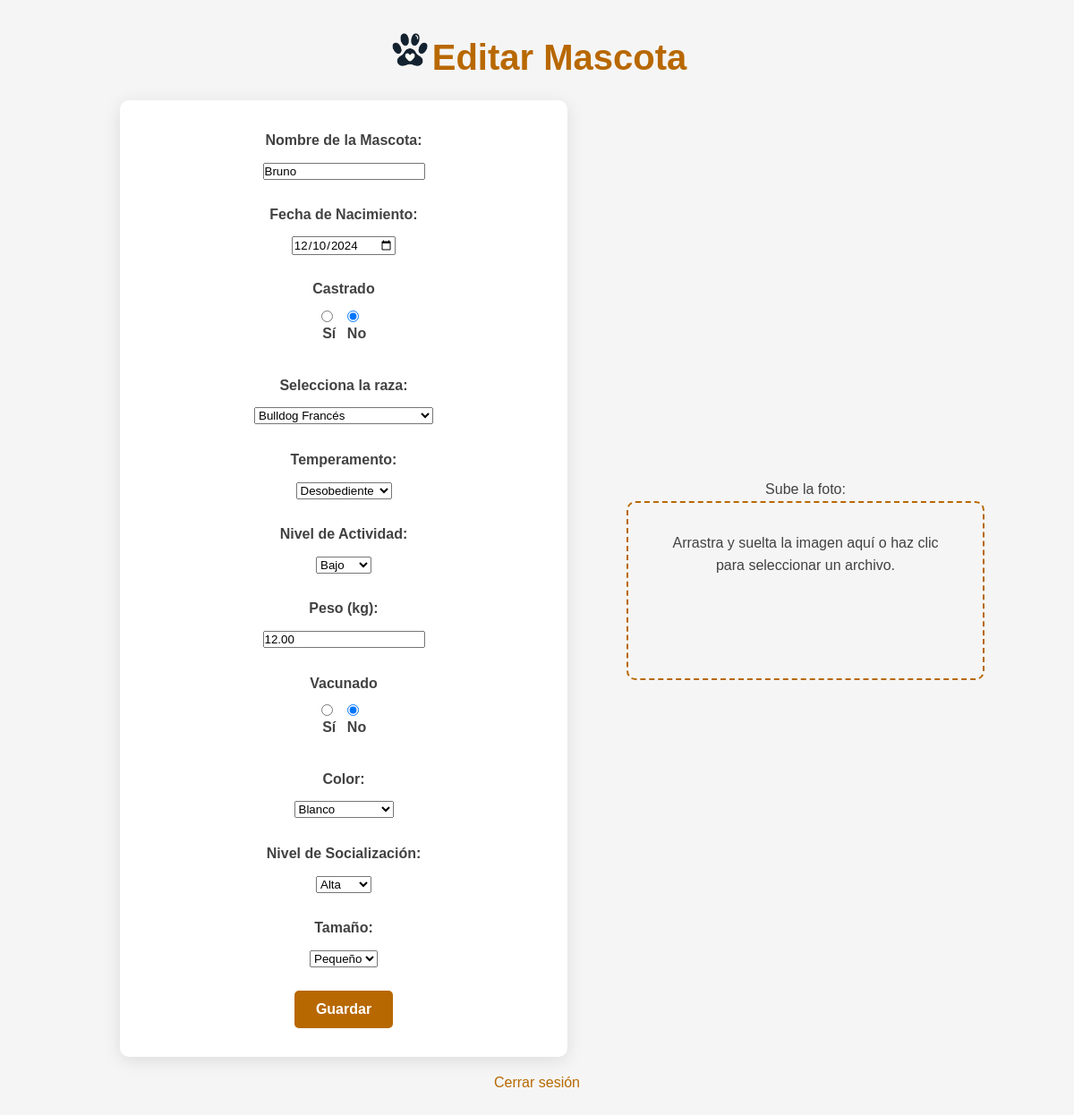
The app's page /usuarios/editar_mascota/9/ (signed in) with its own data.
### mascotas/models.py (models this page shows, shortened)
class Mascota(models.Model):
    id = models.AutoField(primary_key=True)
    nombre = models.CharField(max_length=100)
    fecha_nacimiento = models.DateField(blank=True, null=True)
    foto = models.ImageField(upload_to='mascotas/', blank=True, null=True)
    foto_valida = models.BooleanField(default = False) # Per dogs_cats_detection.
    dueño = models.ForeignKey('usuarios.UserProfile', on_delete=models.CASCADE, related_name="mascotas_datos")
    raza = models.CharField(max_length=100, blank=True, null=True)
    tamaño = models.CharField(max_length=50, choices=[('Pequeño', 'Pequeño'), ('Mediano', 'Mediano'), ('Grande', 'Grande')], blank=True, null=True)
    color = models.CharField(max_length=50, choices=[('Negro', 'Negro'), ('Blanco', 'Blanco'), ('Gris', 'Gris'), ('Marrón', 'Marrón'), ('Amarillo', 'Amarillo'), ('Naranja', 'Naranja'), ('Beige', 'Beige'), ('Rojo', 'Rojo'), ('Azul', 'Azul'), ('Verde', 'Verde'), ('Pardo', 'Pardo'), ('Dorado', 'Dorado'), ('Plata', 'Plata'), ('Morado', 'Morado'), ('Rosado', 'Rosado'), ('Café', 'Café'), ('Celeste', 'Celeste'), ('Blanco y negro', 'Blanco y negro'), ('Tricolor', 'Tricolor'), ('Atigrado', 'Atigrado')], blank=True, null=True)
    temperamento = models.CharField(max_length=50, choices=[('Activo', 'Activo'), ('Juguetón', 'Juguetón'), ('Tranquilo', 'Tranquilo'), ('Independiente', 'Independiente'), ('Sociable', 'Sociable'), ('Cariñoso', 'Cariñoso'), ('Protector', 'Protector'), ('Cauteloso', 'Cauteloso'), ('Tímido', 'Tímido'), ('Agresivo', 'Agresivo'), ('Dominante', 'Dominante'), ('Curioso', 'Curioso'), ('Desobediente', 'Desobediente'), ('Obediente', 'Obediente'), ('Amigable', 'Amigable')], blank=True, null=True)
    nivel_actividad = models.CharField(max_length=50, choices=[('Bajo', 'Bajo'), ('Medio', 'Medio'), ('Alto', 'Alto')], blank=True, null=True)
    peso = models.DecimalField(max_digits=5, decimal_places=2, blank=True, null=True)
    nivel_socializacion = models.CharField(max_length=50, choices=[('Alta', 'Alta'), ('Media', 'Media'), ('Baja', 'Baja')], blank=True, null=True)
    vacunado = models.BooleanField(default=False)
    castrado = models.BooleanField(default=False)  # Este campo indica si la mascota está castrada
    RAZAS_OPCIONES = [
    ('Airedale Terrier', 'Airedale Terrier'),
    ('Akita Inu', 'Akita Inu'),
    ('Alaskan Malamute', 'Alaskan Malamute'),
    ('American Bully', 'American Bully'),
    ('American Pit Bull Terrier', 'American Pit Bull Terrier'),
    ('American Staffordshire Terrier', 'American Staffordshire Terrier'),
    ('Australian Cattle Dog', 'Australian Cattle Dog'),
    ('Australian Shepherd', 'Australian Shepherd'),
    ('Basset Hound', 'Basset Hound'),
    ('Beagle', 'Beagle'),
    ('Belgian Malinois', 'Belgian Malinois'),
    ('Bernese Mountain Dog', 'Bernese Mountain Dog'),
    ('Bichón Frisé', 'Bichón Frisé'),
    ('Bloodhound', 'Bloodhound'),
    ('Border Collie', 'Border Collie'),
    ('Boston Terrier', 'Boston Terrier'),
    ('Boxer', 'Boxer'),
    ('Bulldog Francés', 'Bulldog Francés'),
    ('Bulldog Inglés', 'Bulldog Inglés'),
    ('Bullmastiff', 'Bullmastiff'),
    ('Cane Corso', 'Cane Corso'),
    ('Caniche (Poodle)', 'Caniche (Poodle)'),
    ('Cavalier King Charles Spaniel', 'Cavalier King Charles Spaniel'),
    ('Chihuahua', 'Chihuahua'),
    ('Chow Chow', 'Chow Chow'),
    ('Cocker Spaniel', 'Cocker Spaniel'),
    ('Collie', 'Collie'),
    ('Dálmata', 'Dálmata'),
    ('Dóberman', 'Dóberman'),
    ('Dogo Argentino', 'Dogo Argentino'),
    ('Dogo de Burdeos', 'Dogo de Burdeos'),
    ('Galgo Español', 'Galgo Español'),
    ('Golden Retriever', 'Golden Retriever'),
    ('Gran Danés', 'Gran Danés'),
    ('Husky Siberiano', 'Husky Siberiano'),
    ('Jack Russell Terrier', 'Jack Russell Terrier'),
    ('Labrador Retriever', 'Labrador Retriever'),
    ('Maltés', 'Maltés'),
    ('Mastín Español', 'Mastín Español'),
    ('Mastín Napolitano', 'Mastín Napolitano'),
    ('Pastor Alemán', 'Pastor Alemán'),
    ('Pastor Australiano', 'Pastor Australiano'),
    ('Pekinés', 'Pekinés'),
    ('Pembroke Welsh Corgi', 'Pembroke Welsh Corgi'),
    ('Pinscher Miniatura', 'Pinscher Miniatura'),
    ('Pit Bull Terrier', 'Pit Bull Terrier'),
    ('Pomerania', 'Pomerania'),
    ('Pug', 'Pug'),
    ('Rottweiler', 'Rottweiler'),
    ('Samoyedo', 'Samoyedo'),
    ('San Bernardo', 'San Bernardo'),
    ('Scottish Terrier', 'Scottish Terrier'),
    ('Setter Irlandés', 'Setter Irlandés'),
    ('Shiba Inu', 'Shiba Inu'),
    ('Shih Tzu', 'Shih Tzu'),
    ('Schnauzer', 'Schnauzer'),
    ('Staffordshire Bull Terrier', 'Staffordshire Bull Terrier'),
    ('Teckel (Dachshund)', 'Teckel (Dachshund)'),
    ('Terranova', 'Terranova'),
    ('Weimaraner', 'Weimaraner'),
    ('West Highland White Terrier', 'West Highland White Terrier'),
    ('Whippet', 'Whippet'),
    ('Yorkshire Terrier', 'Yorkshire Terrier'),
    ('Mestizo', 'Mestizo'),# Opción genérica
    ]
    raza = models.CharField(
        max_length=50,
        choices=RAZAS_OPCIONES,
        blank=False,
        null=False,
    )

### usuarios/views.py (the view)
# urls.py: path('editar_mascota/<int:mascota_id>/', views.editar_mascota, name='editar_mascota'),
@login_required
def editar_mascota(request, mascota_id):
    mascota = get_object_or_404(Mascota, id=mascota_id, dueño=request.user.userprofile)  # Filtrar por usuario
    if request.method == 'POST':
        mascota_form = MascotaForm(request.POST, request.FILES, instance=mascota)
        if mascota_form.is_valid():
            mascota_form.save()
            messages.success(request, 'Mascota actualizada correctamente.')
            return redirect('perfil')  # Redirigir al perfil después de guardar
    else:
        mascota_form = MascotaForm(instance=mascota)
    return render(request, 'editar_mascota.html', {'mascota_form': mascota_form})

### usuarios/templates/editar_mascota.html (shortened to what this page needs)
{% load static %}
<!DOCTYPE html>
<html lang="es">
<head>
    <link rel="stylesheet" type="text/css" href="{% static 'registro/crear_mascota.css' %}">
    <link rel="stylesheet" href="https://cdnjs.cloudflare.com/ajax/libs/sweetalert/1.1.3/sweetalert.min.css">
</head>
<body>
    <div class="header">
        <img src="{% static 'Pawmeet.png' %}" alt="Logo" class="logo">
        <h1>Editar Mascota</h1>
    </div>
    <div class="formulario-y-dropzone-contenedor">
        <form method="POST" enctype="multipart/form-data">
            <div class="form-container">
                <div class="form-field">
                    {{ mascota_form.nombre.label_tag }}
                    {{ mascota_form.nombre }}
                </div>
                <div class="form-field">
                    {{ mascota_form.fecha_nacimiento.label_tag }}
                    {{ mascota_form.fecha_nacimiento }}
                </div>
                <div class="form-field">
                    <label for="id_castrado">Castrado</label>
                    <div class="radio-inline">
                        {{ mascota_form.castrado }}
                    </div>
                </div>
                <div class="form-field">
                    <label for="id_raza">Selecciona la raza:</label>
                    {{ mascota_form.raza }}
                </div>
                <div class="form-field">
                    {{ mascota_form.temperamento.label_tag }}
                    {{ mascota_form.temperamento }}
                </div>
                <div class="form-field">
                    {{ mascota_form.nivel_actividad.label_tag }}
                    {{ mascota_form.nivel_actividad }}
                </div>
                <div class="form-field">
                    {{ mascota_form.peso.label_tag }}
                    {{ mascota_form.peso }}
                </div>
                <div class="form-field">
                    <label for="id_vacunado">Vacunado</label>
                    <div class="radio-inline">
                        {{ mascota_form.vacunado }}
                    </div>
                </div>
                <div class="form-field">
                    {{ mascota_form.color.label_tag }}
                    {{ mascota_form.color }}
                </div>
                <div class="form-field">
                    {{ mascota_form.nivel_socializacion.label_tag }}
                    {{ mascota_form.nivel_socializacion }}
                </div>
                <div class="form-field">
                    {{ mascota_form.tamaño.label_tag }}
                    {{ mascota_form.tamaño }}
                </div>
            </div>
            <button type="submit">Guardar</button>
        </form>
        <div class="dropzone-contenedor">
            <label for="id_foto">Sube la foto:</label>
            <div class="dropzone" id="dropzone" style="width: 100%; height: 200px; position: relative; text-align: center;">
                <div>Arrastra y suelta la imagen aquí o haz clic para seleccionar un archivo.</div>
            </div>
        </div>
    </div>
    <footer>
        <a href="{% url 'logout' %}">Cerrar sesión</a>
    </footer>
</body>
</html>

### usuarios/static/registro/crear_mascota.css (style rules this page uses)
:root { --primary-color: #b86800; --secondary-color: #e38000; --text-color: #424242; --light-gray: #f5f5f5; --white: #ffffff; }
* { margin: 0; padding: 0; box-sizing: border-box; font-family: Arial, sans-serif; }
body { line-height: 1.6; color: var(--text-color); background-color: var(--light-gray); padding: 2rem; text-align: center; }
.header { display: flex; align-items: center; justify-content: center; margin-bottom: 0.5rem; }
.header h1 { font-size: 2.5rem; color: var(--primary-color); margin-bottom: 0.5rem; }
.logo { width: 50px; height: auto; margin-right: 0px; margin-top: -25px; }
h1 { font-size: 2.5rem; color: var(--primary-color); margin-bottom: 1.5rem; }
form { background: var(--white); padding: 2rem; border-radius: 10px; box-shadow: 0 4px 20px rgba(0, 0, 0, 0.1); width: 50%; max-width: 600px; margin: 0 auto; }
form .form-field { margin-bottom: 1.5rem; }
form .form-field label { display: block; font-weight: 600; margin-bottom: 0.5rem; }
.dropzone { width: 100%; height: 200px; padding: 2rem; border: 2px dashed var(--primary-color); border-radius: 10px; background-color: var(--light-gray); text-align: center; color: var(--text-color); cursor: pointer; transition: background-color 0.3s ease, border-color 0.3s ease; }
.radio-inline { display: flex; justify-content: center; gap: 0.7rem; margin-top: 0.1rem; }
.radio-inline input[type="radio"] { margin-right: 0.3rem; }
button[type="submit"] { background: var(--primary-color); color: var(--white); border: none; padding: 0.75rem 1.5rem; border-radius: 5px; font-size: 1rem; font-weight: 600; cursor: pointer; transition: background 0.3s ease, transform 0.3s ease; }
a { display: block; margin-top: 1rem; color: var(--primary-color); text-decoration: none; }
.formulario-y-dropzone-contenedor { display: flex; justify-content: center; align-items: center; gap: 2rem; margin: 0 auto; max-width: 1000px; }
.dropzone-contenedor { width: 40%; }

### records on screen
Mascota: nombre "Bruno", fecha_nacimiento "12/10/2024", castrado "☐ Sí ☑ No", raza "Bulldog Francés", temperamento "Desobediente", nivel_actividad "Bajo", peso "12.00", vacunado "☐ Sí ☑ No", color "Blanco", nivel_socializacion "Alta", tamaño "Pequeño"

### other values on screen
{{ mascota_form.nombre.label_tag }} "Nombre de la Mascota:"
{{ mascota_form.fecha_nacimiento.label_tag }} "Fecha de Nacimiento:"
{{ mascota_form.temperamento.label_tag }} "Temperamento:"
{{ mascota_form.nivel_actividad.label_tag }} "Nivel de Actividad:"
{{ mascota_form.peso.label_tag }} "Peso (kg):"
{{ mascota_form.color.label_tag }} "Color:"
{{ mascota_form.nivel_socializacion.label_tag }} "Nivel de Socialización:"
{{ mascota_form.tamaño.label_tag }} "Tamaño:"
